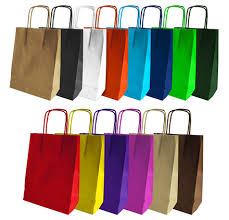
#> input picture color_1.jpg, 229 x 220 px
$ python Desc-Color-hu2.py
#> lines starting #> are read from the running program, lines starting #| are printed output that depends on the picture; after the words box and inside, x2 and y2 are one past the last pixel; in counts of white or black regions, pixels touching at a corner belong together
# -*- coding: utf-8 -*-
"""
Created on Sun Nov 10 18:46:32 2019

@author: L430
"""
#
import imp
imp.find_module("cv2")

import cv2
import numpy as np

imagen = cv2.imread('color_1.jpg')
#> imagen is the input picture: shape (220, 229, 3); mean B, G, R 147.6, 155.4, 169.3
hsv = cv2.cvtColor(imagen, cv2.COLOR_BGR2HSV)
#> hsv: shape (220, 229, 3); mean H, S, V 54.6, 100, 187.3

#Rango de colores detectados:
#Verdes:
#verde_bajos = np.array([49,50,50])
#verde_altos = np.array([107, 255, 255])
#Azules:
#azul_bajos = np.array([100,65,75], dtype=np.uint8)
#azul_altos = np.array([130, 255, 255], dtype=np.uint8)
#Rojos:
rojo_bajos1 = np.array([0,65,75], dtype=np.uint8)
rojo_altos1 = np.array([12, 255, 255], dtype=np.uint8)
rojo_bajos2 = np.array([240,65,75], dtype=np.uint8)
rojo_altos2 = np.array([256, 255, 255], dtype=np.uint8)
#Crear las mascaras
#mascara_verde = cv2.inRange(hsv, verde_bajos, verde_altos)
mascara_rojo1 = cv2.inRange(hsv, rojo_bajos1, rojo_altos1)
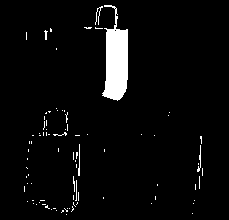
#> mascara_rojo1: shape (220, 229); 4.1% white; 87 white regions (80 under 20 px), largest, box (x1, y1, x2, y2) and area: (102, 5, 128, 101) 1585, (95, 6, 103, 25) 41, (78, 144, 80, 176) 40
mascara_rojo2 = cv2.inRange(hsv, rojo_bajos2, rojo_altos2)
#> mascara_rojo2: shape (220, 229); every value is 0
#mascara_azul = cv2.inRange(hsv, azul_bajos, azul_altos)
#Juntar todas las mascaras
mask = cv2.add(mascara_rojo1, mascara_rojo2)
#mask = cv2.add(mask, mascara_verde)
#mask = cv2.add(mask, mascara_azul)

#Mostrar la mascara final y la imagen
cv2.imshow('Finale', mask)
cv2.imshow('Imagen', imagen)

#Salir con ESC
while(1):
    tecla = cv2.waitKey(5) & 0xFF
#> (key Esc is pressed here)
    if tecla == 27:
        break

cv2.destroyAllWindows()

########################3momentos de hu########################################

#import numpy as np
#import cv2 as cv
def Moment_Hu(imagen):
    img = cv.imread('color_1.jpg',0)
    ret,thresh = cv.threshold(img,127,255,0)
    contours,hierarchy = cv.findContours(thresh, 1, 2)
    cnt = contours[0]
    M = cv.moments(cnt)
    print( M )
